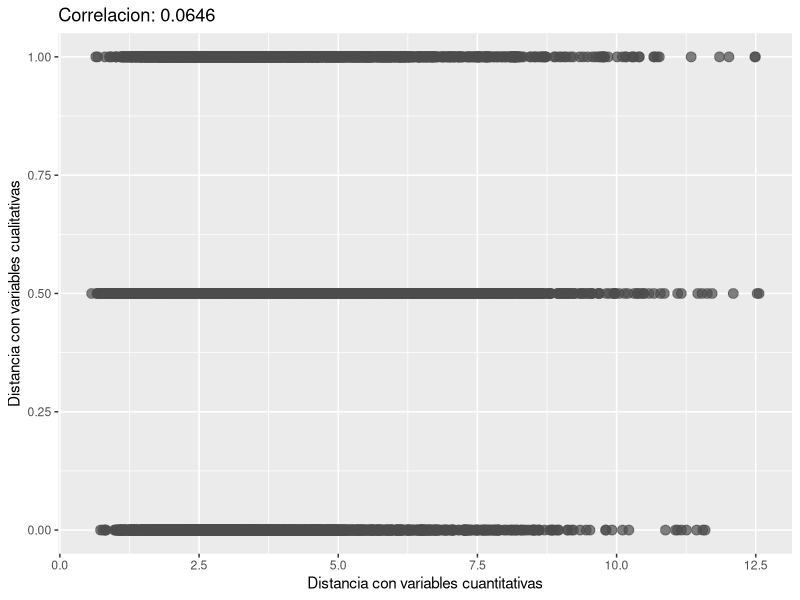
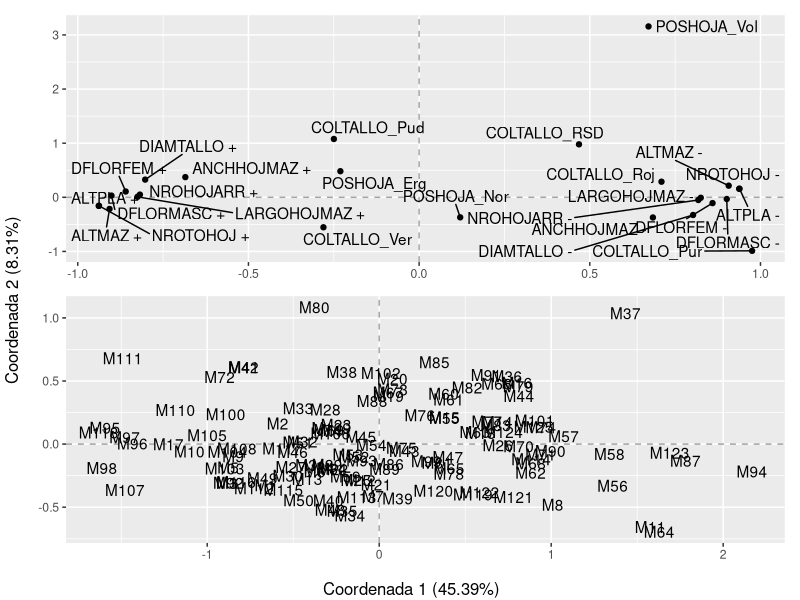

The R source for these figures, in order:
## ---- chunk 1
knitr::opts_chunk$set(
  echo = FALSE, message = FALSE, warning = FALSE, fig.align = "center",
  fig.pos = "H", out.extra = "", fig.height = 3.5, fig.width = 5
)
colores <- c("#003f5c", "#7a5195", "#ef5675", "#ffa600")
## ---- chunk 2
library(cluster)
library(FactoMineR)
library(ggplot2)
library(ggrepel)
library(patchwork)
## ---- chunk 3
datos <- read.csv2(
  here::here("data", "raw", "PANOJA.csv"), 
  row.names = 1, 
  na.strings = " "
)

datos_c <- datos[1:9]
datos_q <- datos[10:11] 
## ---- chunk 4
distancia_c <- dist(scale(datos_c), diag = TRUE)
datos_q_fct <- as.data.frame(unclass(datos_q), stringsAsFactors = TRUE)
distancia_q <- daisy(datos_q_fct, metric = "gower")
## ---- chunk 5
concordancia_df <- data.frame(
  x = as.vector(distancia_c),
  y = as.vector(distancia_q)
)
corr <- cor(distancia_c, distancia_q) 
ggplot(concordancia_df) + 
  geom_point(aes(x, y), size = 3, alpha = 0.7, color = "grey30") + 
  labs(
      x = "Distancia con variables cuantitativas",
      y = "Distancia con variables cualitativas",
      title = sprintf("Correlacion: %s", round(corr, 4))
  )
## ---- chunk 6
discretizacion_escofier <- function(df) {
  cols <- names(df)[sapply(df, is.numeric)]
  mm <- matrix(NA, nrow = nrow(df), ncol = length(cols) * 2)
  for (i in seq(cols)) {
    x_j <- scale(df[cols[i]])
    mm[, i * 2 - 1] <- (1 - x_j) / 2
    mm[, i * 2] <- (1 + x_j) / 2
  }
  mm <- as.data.frame(mm)
  colnames(mm) <- paste(rep(cols, each = 2), c("-", "+"))
  rownames(mm) <- rownames(df)
  mm
}

tabla_disyuntiva <- function(df) {
  # Contribucion numericas
  df_num <- discretizacion_escofier(datos)
  # Contribucion categoricas
  df_cuali <- df[sapply(df, function(x) is.character(x) | is.factor(x))]
  df_cuali <- fastDummies::dummy_columns(df_cuali, remove_selected_columns = TRUE)
  cbind(df_num, df_cuali)
}
tabla <- tabla_disyuntiva(datos)
## ---- chunk 7
acs <- CA(tabla, graph = FALSE)
## ---- chunk 8
vars <- as.data.frame(acs$col$coord[, 1:2])
vars$label <- rownames(vars)

inds <- as.data.frame(acs$row$coord[, 1:2])
inds$label <- rownames(inds)
## ---- chunk 9
p1 <- ggplot(vars) + 
  geom_vline(xintercept = 0, linetype = "dashed", color = "gray30", alpha = 0.5) + 
  geom_hline(yintercept = 0, linetype = "dashed", color = "gray30", alpha = 0.5) +
  geom_point(aes(`Dim 1`, `Dim 2`)) + 
  geom_text_repel(aes(`Dim 1`, `Dim 2`, label = label), max.overlaps = 100) + 
  theme(axis.title = element_blank())

p2 <- ggplot(inds) +
  geom_vline(xintercept = 0, linetype = "dashed", color = "gray30", alpha = 0.5) + 
  geom_hline(yintercept = 0, linetype = "dashed", color = "gray30", alpha = 0.5) +
  geom_text(aes(`Dim 1`, `Dim 2`, label = label)) +
  theme(axis.title = element_blank())

result <- p1 / p2
gt <- patchwork::patchworkGrob(result)
gridExtra::grid.arrange(
  gt, 
  left = "Coordenada 2 (8.31%)" ,
  bottom = "Coordenada 1 (45.39%)"
)
